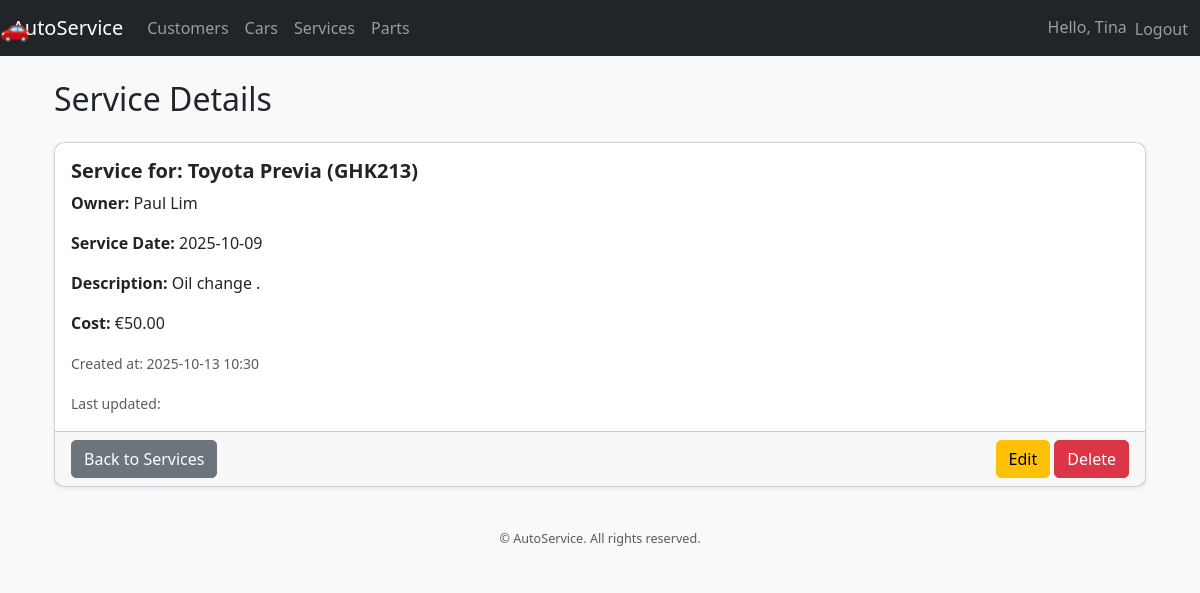
The page /finalapp/services/8/ (signed in) on the database its author committed.
### finalapp/models.py (models this page shows, shortened)
class ServiceRecord(models.Model):
    car = models.ForeignKey("Car", on_delete=models.CASCADE, related_name="service_records")
    SERVICE_TYPE_CHOICES = [
        ("maintenance", "Maintenance"),
        ("repair", "Repair"),
        ("inspection", "Inspection"),
        ("other", "Other"),
    ]
    service_type = models.CharField(max_length=20, choices=SERVICE_TYPE_CHOICES)
    description = models.TextField(help_text="Detailed description of work performed")
    mileage_at_service = models.PositiveIntegerField(blank=True, null=True)
    service_date = models.DateField()
    cost = models.DecimalField(max_digits=10, decimal_places=2, blank=True, null=True)
    mechanic = models.ForeignKey(
        "auth.User",
        on_delete=models.SET_NULL,
        null=True,
        blank=True,
        related_name="services_performed"
    )
    created_at = models.DateTimeField(auto_now_add=True)

class Car(models.Model):
    owner = models.ForeignKey("Customer", on_delete=models.CASCADE, related_name="cars")
    model = models.ForeignKey(CarModel, on_delete=models.PROTECT, related_name="cars")
    year = models.PositiveIntegerField()
    vin = models.CharField(max_length=17, unique=True, help_text="Vehicle Identification Number")
    license_plate = models.CharField(max_length=15, unique=True)
    color = models.CharField(max_length=30, blank=True, null=True)
    mileage = models.PositiveIntegerField(blank=True, null=True)
    created_at = models.DateTimeField(auto_now_add=True)
    updated_at = models.DateTimeField(auto_now=True)
    picture = models.ImageField(upload_to="car_pictures/", blank=True, null=True)
    def __str__(self):
        return f"{self.model} ({self.license_plate})"

class CarModel(models.Model):
    make = models.ForeignKey(CarMake, on_delete=models.CASCADE, related_name="models")
    name = models.CharField(max_length=100)
    class Meta:
        unique_together = ("make", "name")
    def __str__(self):
        return f"{self.make.name} {self.name}"

class CarMake(models.Model):
    name = models.CharField(max_length=50, unique=True)

class Customer(models.Model):
    first_name = models.CharField(max_length=50)
    last_name = models.CharField(max_length=50)
    phone = models.CharField(max_length=20, unique=True)
    email = models.EmailField(blank=True, null=True)
    address = models.CharField(max_length=255, blank=True, null=True)  # ← add this line
    avatar = models.ImageField(upload_to="avatars/", blank=True, null=True)
    def __str__(self):
        return f"{self.first_name} {self.last_name}"

### finalapp/views.py (the view)
# urls.py: path("services/<int:pk>/", views.ServiceRecordDetailView.as_view(), name="service_detail"),
class ServiceRecordDetailView(DetailView):
    model = ServiceRecord
    template_name = "services/service_detail.html"

### finalapp/templates/services/service_detail.html
{% extends "base.html" %}
{% load static %}
{% block content %}
<div class="container mt-4">
    <h2 class="mb-4">Service Details</h2>
    <div class="card shadow-sm">
        <div class="card-body">
            <h5 class="card-title">Service for: {{ object.car }}</h5>
            <p class="card-text"><strong>Owner:</strong> {{ object.car.owner }}</p>
            <p class="card-text"><strong>Service Date:</strong> {{ object.service_date|date:"Y-m-d" }}</p>
            <p class="card-text"><strong>Description:</strong> {{ object.description }}</p>
            <p class="card-text"><strong>Cost:</strong> €{{ object.cost }}</p>
            <p class="card-text"><small class="text-muted">Created at: {{ object.created_at|date:"Y-m-d H:i" }}</small></p>
            <p class="card-text"><small class="text-muted">Last updated: {{ object.updated_at|date:"Y-m-d H:i" }}</small></p>
        </div>
        <div class="card-footer d-flex justify-content-between">
            <a href="{% url 'service_list' %}" class="btn btn-secondary">Back to Services</a>
            {% if user.is_authenticated %}
                <div>
                    <a href="{% url 'service_update' object.pk %}" class="btn btn-warning">Edit</a>
                    <a href="{% url 'service_delete' object.pk %}" class="btn btn-danger">Delete</a>
                </div>
            {% endif %}
        </div>
    </div>
</div>
{% endblock %}

### finalapp/templates/base.html (shortened to what this page needs)
<!DOCTYPE html>
{% load static %}
<html lang="en">
<head>
    <link href="https://cdn.jsdelivr.net/npm/bootstrap@5.3.2/dist/css/bootstrap.min.css" rel="stylesheet">
    <link rel="stylesheet" href="{% static 'finalapp/css/style.css' %}">
</head>
<body>
<nav class="navbar navbar-expand-lg navbar-dark bg-dark">
    <div class="container-fluid">
        <a class="navbar-brand" href="{% url 'index' %}">AutoService</a>
        <div class="collapse navbar-collapse" id="navbarNav">
            <ul class="navbar-nav me-auto">
                <li class="nav-item"><a class="nav-link" href="{% url 'customer_list' %}">Customers</a></li>
                <li class="nav-item"><a class="nav-link" href="{% url 'car_list' %}">Cars</a></li>
                <li class="nav-item"><a class="nav-link" href="{% url 'service_list' %}">Services</a></li>
                <li class="nav-item"><a class="nav-link" href="{% url 'part_list' %}">Parts</a></li>
            </ul>
            <ul class="navbar-nav ms-auto">
                {% if user.is_authenticated %}
                    <li class="nav-item">
                        <span class="navbar-text me-2">Hello, {{ user.first_name|default:user.username }}</span>
                    </li>
                    <li class="nav-item">
                        <form action="{% url 'logout' %}" method="post" class="d-inline">
                            <button type="submit" class="btn btn-link nav-link"
                                    style="display:inline; border:none; background:none; padding:0;">
                                Logout
                            </button>
                        </form>
                    </li>
                {% else %}
                    <li class="nav-item"><a class="nav-link" href="{% url 'login' %}">Login</a></li>
                    <li class="nav-item"><a class="nav-link" href="{% url 'signup' %}">Register</a></li>
                    <li class="nav-item"><a class="nav-link" href="{% url 'password_reset' %}">Forgot Password?</a></li>
                {% endif %}
            </ul>
        </div>
    </div>
    <div class="car-animation">🚗</div>
</nav>
<main class="container mt-4">
    {% block content %}
    {% endblock %}
</main>
<footer class="bg-light text-center text-muted py-3 mt-4">
    <small>&copy; {{ now|date:"Y" }} AutoService. All rights reserved.</small>
</footer>
</body>
</html>

### finalapp/static/finalapp/css/style.css (style rules this page uses)
body { font-family: 'Segoe UI', Tahoma, Geneva, Verdana, sans-serif; background-color: #f8f9fa; margin: 0; padding: 0; }
a { text-decoration: none; }
.car-animation { font-size: 1.5rem; pointer-events: none; z-index: 1000; }
.card { box-shadow: 0 2px 5px rgba(0,0,0,0.1); border-radius: 10px; }
.card h5 { font-weight: 600; }
.btn { border-radius: 5px; transition: all 0.2s ease; }
footer { font-size: 0.9rem; background-color: #e9ecef; }

### finalapp/templates/base.html (style rules this page uses)
.navbar { position: relative; }
.car-animation { position: absolute; top: 50%; font-size: 1.5rem; transform: translateY(-50%); animation: drive-navbar 8s linear infinite; pointer-events: none; }

### rows shown on the page
ServiceRecord: car "Toyota Previa (GHK213)", car.owner "Paul Lim", service_date "2025-10-09", description "Oil change .", cost "50.00", created_at "2025-10-13 10:30"

### other values the page prints
{{ user.first_name|default:user.username }} "Tina"
